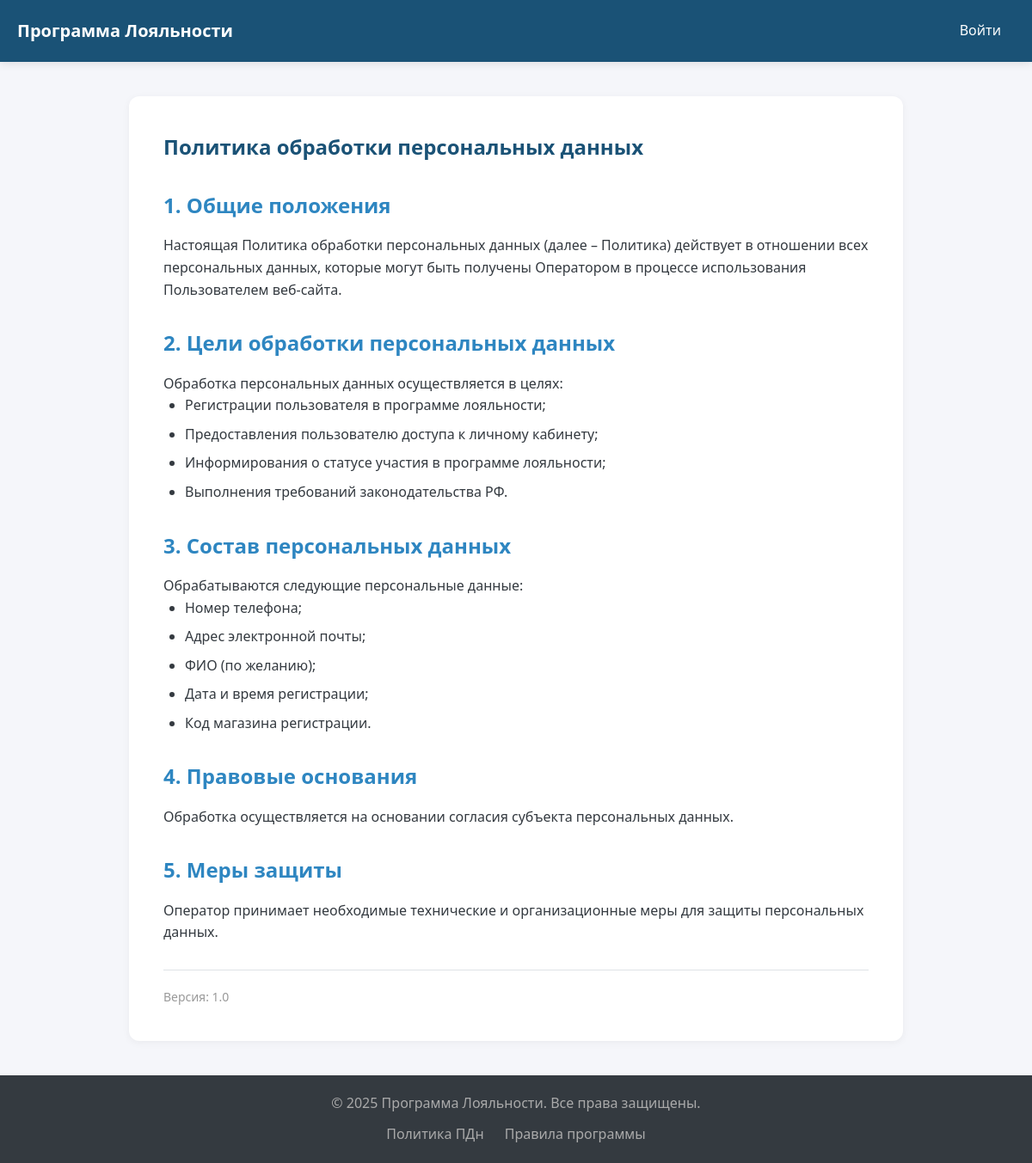
/policy, run on the app's committed database.
### app/models/__init__.py (models this page shows, shortened)
class PageContent(db.Model):
    __tablename__ = 'page_contents'
    id = Column(Integer, primary_key=True)
    page_key = Column(String(50), unique=True, nullable=False)  # 'pd_policy', 'loyalty_rules'
    title = Column(String(200), nullable=False)
    content = Column(Text, nullable=False)
    version = Column(String(20), nullable=False)
    is_active = Column(Boolean, default=True, nullable=False)
    created_at = Column(DateTime, default=datetime.utcnow, nullable=False)
    updated_at = Column(DateTime, default=datetime.utcnow, onupdate=datetime.utcnow, nullable=False)
    @classmethod
    def get_active_page(cls, page_key):
        return cls.query.filter_by(page_key=page_key, is_active=True).first()

### app/routes/public.py (the view, shortened to what this page needs)
@public_bp.route('/policy')
def policy():
    page = PageContent.get_active_page('pd_policy')
    return render_template('public/policy.html', page=page)

### app/templates/public/policy.html (shortened to what this page needs)
{% extends "base.html" %}
{% block content %}
<div class="page-container">
    <article class="content-page">
        <h1>{{ page.title }}</h1>
        <div class="page-content">
            {{ page.content | safe }}
        </div>
        <p class="page-version">Версия: {{ page.version }}</p>
    </article>
</div>
{% endblock %}

### app/static/css/style.css (style rules this page uses)
:root { --primary-50: #e8f1f7; --primary-100: #d1e3ef; --primary-200: #a3c7df; --primary-300: #75aad0; --primary-400: #478dc0; --primary-500: #1a5276; --primary-600: #154360; --primary-700: #10354a; --primary-800: #0b2635; --primary-900: #06181f; --secondary-50: #ebf7fd; --secondary-100: #d7effb; --secondary-200: #b5dff8; --secondary-300: #92cff4; --secondary-400: #70bff1; --secondary-500: #4dafee; --secondary-600: #2e86c1; --secondary-700: #246b9b; --secondary-800: #1b5075; --secondary-900: #11354f; --accent-50: #fef5e7; --accent-100: #fcebcc; --accent-200: #fad599; --accent-300: #f7bf66; --accent-400: #f5a933; --accent-500: #e67e22; --accent-600: #ba651a; --accent-700: #8d4c14; --accent-800: #61340e; --accent-900: #341b07; --success-50: #e8f8ed; --success-100: #d1f1db; --success-200: #a3e3b8; --success-300: #75d594; --success-400: #47c771; --success-500: #27ae60; --success-600: #1f8c4d; --success-700: #176a3a; --success-800: #0f4727; --success-900: #082514; --danger-50: #fdedec; --danger-100: #fbdbd9; --danger-200: #f7b7b3; --danger-300: #f3938d; --danger-400: #ef6f67; --danger-500: #e74c3c; --danger-600: #b93d30; --danger-700: #8c2e24; --danger-800: #5e1f18; --danger-900: #31100c; --warning-50: #fef9e7; --warning-100: #fdf3ce; --warning-200: #fae79d; --warning-300: #f8db6c; --warning-400: #f5cf3b; --warning-500: #f39c12; --warning-600: #c27d0e; --warning-700: #915e0b; --warning-800: #613f07; --warning-900: #301f04; --gray-50: #f8f9fa; --gray-100: #f1f3f5; --gray-200: #e9ecef; --gray-300: #dee2e6; --gray-400: #ced4da; --gray-500: #adb5bd; --gray-600: #868e96; --gray-700: #495057; --gray-800: #343a40; --gray-900: #212529; --primary: var(--primary-500); --secondary: var(--secondary-600); --accent: var(--accent-500); --success: var(--success-500); --danger: var(--danger-500); --warning: var(--warning-500); --light: var(--gray-50); --dark: var(--gray-800); --border: var(--gray-300); --shadow-sm: 0 1px 3px rgba(0, 0, 0, 0.05); --shadow-md: 0 4px 6px rgba(0, 0, 0, 0.07); --shadow-lg: 0 10px 20px rgba(0, 0, 0, 0.1); --shadow-xl: 0 20px 40px rgba(0, 0, 0, 0.15); --radius-sm: 4px; --radius-md: 8px; --radius-lg: 12px; --radius-xl: 16px; --radius-full: 9999px; --transition-fast: 0.15s ease; --transition-base: 0.3s ease; --transition-slow: 0.5s ease; }
* { margin: 0; padding: 0; box-sizing: border-box; }
body { font-family: 'Segoe UI', Tahoma, Geneva, Verdana, sans-serif; line-height: 1.6; color: var(--dark); background: #f5f6fa; min-height: 100vh; display: flex; flex-direction: column; }
.page-container { max-width: 900px; margin: 0 auto; }
.content-page { background: white; padding: 40px; border-radius: 12px; box-shadow: 0 2px 10px rgba(0,0,0,0.05); }
.content-page h1 { color: var(--primary); margin-bottom: 20px; }
.content-page h2 { color: var(--secondary); margin-top: 30px; margin-bottom: 15px; }
.content-page ul { padding-left: 25px; margin-bottom: 15px; }
.content-page li { margin-bottom: 8px; }
.page-version { margin-top: 30px; padding-top: 20px; border-top: 1px solid var(--border); color: #999; font-size: 14px; }

### data on the page
PageContent: title "Политика обработки персональных данных", content "1. Общие положения Настоящая Политика обработки персональных данных (далее – Политика) действует в отношении всех персональных данных, которые могут быть получены Оператором в процессе использования Пользователем веб-сайта. 2. Цели обработки персональных данных Обработка персональных данных осуществляется в целях: Регистрации пользователя в программе лояльности; Предоставления пользователю доступа к личному кабинету; Информирования о статусе участия в программе лояльности; Выполнения требований законодательства РФ. 3. Состав персональных данных Обрабатываются следующие персональные данные: Номер телефона; Адрес электронной почты; ФИО (по желанию); Дата и время регистрации; Код магазина…", version "1.0"

### other printed values
{{ app_name }} "Программа Лояльности"
